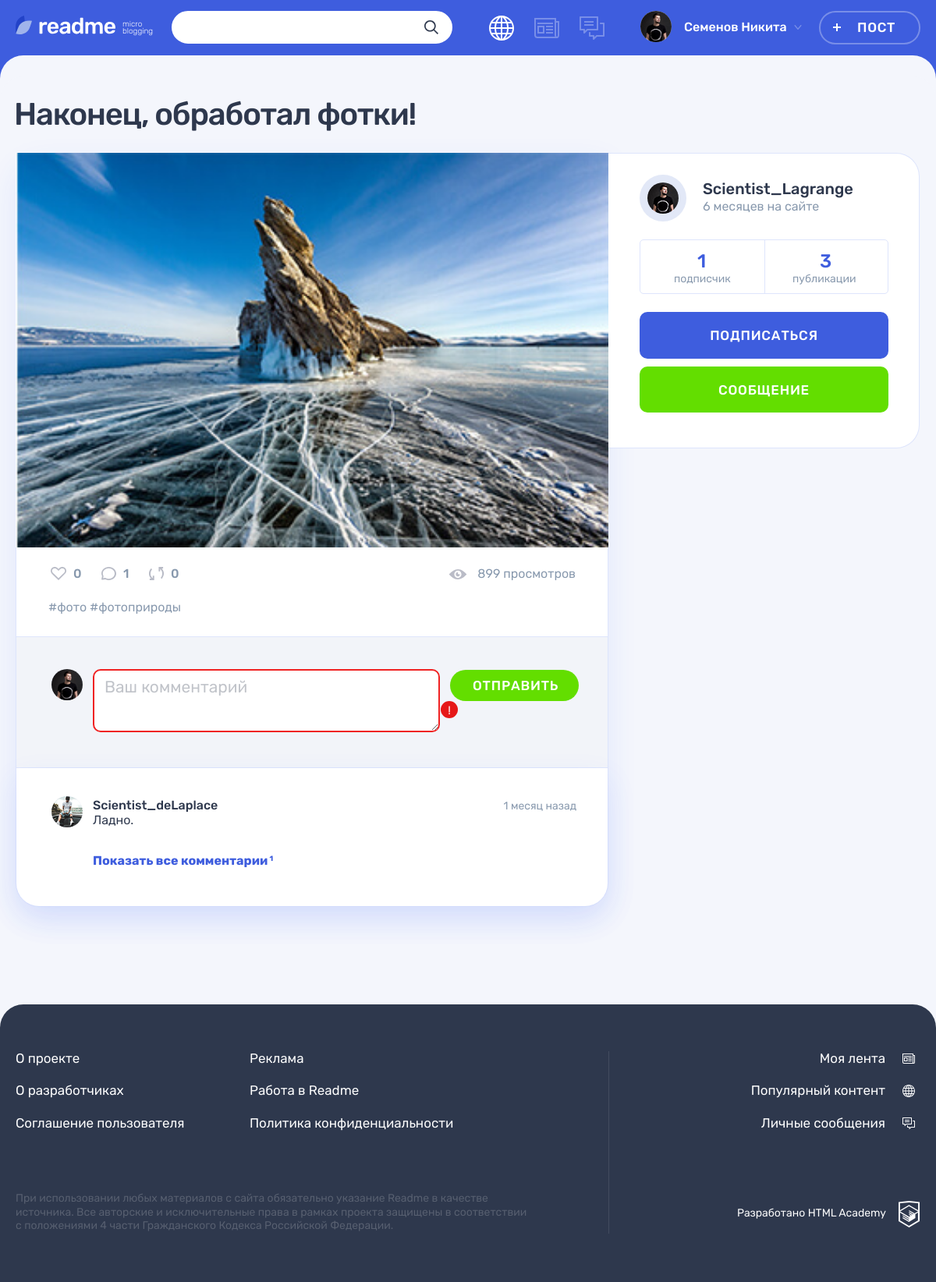
The app's page /post.php?id=4 with its own data.
### tables this page shows
CREATE TABLE posts (
  id INT AUTO_INCREMENT PRIMARY KEY,
  creation_date DATETIME,
  title VARCHAR(64) NOT NULL,
  text TEXT,
  quote_author VARCHAR(64),
  img VARCHAR(255),
  video VARCHAR(255),
  link VARCHAR(255),
  view_count INT,
  user_id INT,
  content_types_id INT
);

CREATE TABLE hashtags (
  id INT AUTO_INCREMENT PRIMARY KEY,
  hashtag_title VARCHAR(128)
);

CREATE TABLE comments (
  id INT AUTO_INCREMENT PRIMARY KEY,
  comment_creation_date DATETIME,
  content TEXT,
  user_id INT,
  post_id INT
);

CREATE TABLE users (
  id INT AUTO_INCREMENT PRIMARY KEY,
  registration_date DATETIME,
  email VARCHAR(320) NOT NULL,
  login VARCHAR(255) NOT NULL,
  password CHAR(64) NOT NULL,
  avatar VARCHAR(255)
);

### helpers.php (called while the page is built, shortened)
<?php
function get_noun_plural_form(int $number, string $one, string $two, string $many): string
{
    $number = (int)$number;
    $mod10 = $number % 10;
    $mod100 = $number % 100;
    switch (true) {
        case ($mod10 > 5):
            return $many;
        case ($mod10 === 1):
            return $one;
        case ($mod10 >= 2 && $mod10 <= 4):
            return $two;
        default:
            return $many;
    }
}
function include_template($name, array $data = [])
{
    $name = 'templates/' . $name;
    extract($data);
    require $name;
    $result = ob_get_clean();
    return $result;
}

### db.php (called while the page is built, shortened)
<?php
$con = mysqli_connect("127.0.0.1", "root", "", "2025455-readme-12");
mysqli_set_charset($con, "utf8");
return $con;

### uploads/utils.php (called while the page is built, shortened)
<?php
function post_date($date_str, $back) {
    $date = date_create($date_str);
    $date_format_str = date_format($date, 'Y-m-d H:i');
    $cur_date = date_create('now');
    $diff = date_diff($date, $cur_date);
    $diff_count_i = date_interval_format($diff, "%i");
    $diff_count_h = date_interval_format($diff, "%h");
    $diff_count_d = date_interval_format($diff, "%d");
    $diff_count_m = date_interval_format($diff, "%m");
    $rel_date = 0;
    if ($diff_count_i > 0 && $diff_count_i  < 60) {
        $rel_date = $diff_count_i . get_noun_plural_form($diff_count_i, ' минута ', ' минуты ', ' минут ') . $back;
    }
    if ($diff_count_h >= 1 && $diff_count_h  < 24) {
        $rel_date = $diff_count_h . get_noun_plural_form($diff_count_h, ' час ', ' часа ', ' часов ') . $back;
    }
    if ($diff_count_d >= 1 && $diff_count_d < 7) {
        $rel_date = $diff_count_d . get_noun_plural_form($diff_count_d, ' день ', ' дня ', ' дней ') . $back;
    }
    if ($diff_count_d >= 7 && $diff_count_d < 30) {
        $rel_date = floor($diff_count_d / 7) . get_noun_plural_form(floor($diff_count_d / 7), ' неделю ', ' недели ', ' недель ') . $back;
    }
    if ($diff_count_m == 1 && $diff_count_d >= 5) {
        $rel_date = $diff_count_m . get_noun_plural_form($diff_count_m, ' месяц ', ' месяца ', ' месяцев ') . $back;
    }
    if ($diff_count_m > 1) {
        $rel_date = $diff_count_m . get_noun_plural_form($diff_count_m, ' месяц ', ' месяца ', ' месяцев ') . $back;
    }
    return [$date_format_str, $rel_date];
}
function get_db($sql_query) {
    $result = mysqli_query(require 'db.php', $sql_query);
    $array = mysqli_fetch_all($result, MYSQLI_ASSOC);
    return($array);
}
function get_post_details_from_db($filter_id) {
    $query = sprintf("SELECT posts.id, content_types.alias, posts.title, text, quote_author, img, video, link, view_count, user_id, content_types_id
FROM posts
INNER JOIN content_types ON posts.content_types_id = content_types.id
WHERE posts.id = %d",  $filter_id);
    $array = get_db($query);
    return($array);
}
function get_likes_quantity($filter_id) {
    $query = sprintf("SELECT l.id, l.user_id, l.post_id
FROM likes l
INNER JOIN posts p ON l.post_id = p.id
WHERE p.id = %d", $filter_id);
    $array = get_db($query);
    $likes_quantity = count($array);
    return($likes_quantity);
}
function get_hashtags_for_post($filter_id) {
    $query = sprintf("SELECT h.hashtag_title
FROM posts p
INNER JOIN posts_hashtags ph ON p.id = ph.post_id
INNER JOIN hashtags h ON ph.hashtag_id = h.id
WHERE p.id = %d", $filter_id);
    $array = get_db($query);
    return($array);
}
function get_comments_for_post_details($filter_id) {
    $query = sprintf("SELECT p.id, u.login, u.avatar, c.comment_creation_date, content, c.user_id, post_id
FROM comments c
INNER JOIN users u ON c.user_id = u.id
INNER JOIN posts p ON c.post_id = p.id
WHERE p.id = %d", $filter_id);
    $array = get_db($query);
    return($array);
}
function get_user_for_post_details($filter_id) {
    $query = sprintf("SELECT p.id, u.id, u.login, u.avatar, u.registration_date
FROM posts p
INNER JOIN users u ON p.user_id = u.id
WHERE p.id = %d", $filter_id);
    $array = get_db($query);
    return($array);
}
function get_subscribers_number($filter_id) {
    $query = sprintf("SELECT s.id, s.author_user_id, s.subscribed_user_id
FROM subscriptions s
INNER JOIN users u ON s.subscribed_user_id = u.id
WHERE u.id = %d", $filter_id);
    $array = get_db($query);
    $subscribers_number = count($array);
    return($subscribers_number);
}
function get_publications_number($filter_id) {
    $query = sprintf("SELECT p.id, p.user_id, u.id
FROM posts p
INNER JOIN users u ON p.user_id = u.id
WHERE u.id = %d", $filter_id);
    $array = get_db($query);
    $posts_number = count($array);
    return($posts_number);
}

### templates/post_page.php (the view, shortened to what this page needs)
<main class="page__main page__main--publication">
    <div class="container">
        <h1 class="page__title page__title--publication"><?=$post['title']?></h1>
        <section class="post-details">
            <div class="post-details__wrapper post-<?=$post['alias']?>">
                <div class="post-details__main-block post post--details">
                <?=$content?>
                    <div class="post__indicators">
                        <div class="post__buttons">
                            <a class="post__indicator post__indicator--likes button" href="#" title="Лайк">
                                <svg class="post__indicator-icon" width="20" height="17">
                                    <use xlink:href="#icon-heart"></use>
                                </svg>
                                <span><?=$likes_quantity?></span>
                            </a>
                            <a class="post__indicator post__indicator--comments button" href="#" title="Комментарии">
                                <svg class="post__indicator-icon" width="19" height="17">
                                    <use xlink:href="#icon-comment"></use>
                                </svg>
                                <span><?=count($comments, COUNT_NORMAL)?></span>
                            </a>
                            <a class="post__indicator post__indicator--repost button" href="#" title="Репост">
                                <svg class="post__indicator-icon" width="19" height="17">
                                    <use xlink:href="#icon-repost"></use>
                                </svg>
                                <span>0</span>
                            </a>
                        </div>
                        <span class="post__view"><?=$post['view_count']?> просмотров</span>
                    </div>
                    <ul class="post__tags">
                        <?php foreach ($hashtags as $hashtag): ?>
                        <li><a href="#">#<?=$hashtag['hashtag_title']?></a></li>
                        <?php endforeach; ?>
                    </ul>
                    <div class="comments">
                        <form class="comments__form form" action="#" method="post">
                            <div class="comments__my-avatar">
                                <img class="comments__picture" src="../img/userpic-medium.jpg" alt="Аватар пользователя">
                            </div>
                            <div class="form__input-section form__input-section--error">
                                <textarea class="comments__textarea form__textarea form__input" placeholder="Ваш комментарий"></textarea>
                                <button class="form__error-button button" type="button">!</button>
                            </div>
                            <button class="comments__submit button button--green" type="submit">Отправить</button>
                        </form>
                        <div class="comments__list-wrapper">
                            <ul class="comments__list">
                                <?php foreach ($comments as $comment): ?>
                                <li class="comments__item user">
                                    <div class="comments__avatar">
                                        <a class="user__avatar-link" href="#">
                                            <img class="comments__picture" src="../img/<?=$comment['avatar']?>" alt="Аватар пользователя">
                                        </a>
                                    </div>
                                    <div class="comments__info">
                                        <div class="comments__name-wrapper">
                                            <a class="comments__user-name" href="#">
                                                <span><?=$comment['login']?></span>
                                            </a>
                                            <?php $date = $comment['comment_creation_date'];
                                            [$formatted_date, $relative_date] = post_date($date, 'назад'); ?>
                                            <time class="comments__time" datetime="<?=$date?>" title="<?=$formatted_date?>"><?=$relative_date?></time>
                                        </div>
                                        <p class="comments__text">
                                            <?=$comment['content']?>
                                        </p>
                                    </div>
                                </li>
                                <?php endforeach; ?>
                            </ul>
                            <a class="comments__more-link" href="#">
                                <span>Показать все комментарии</span>
                                <sup class="comments__amount"><?=count($comments, COUNT_NORMAL)?></sup>
                            </a>
                        </div>
                    </div>
                </div>
                <div class="post-details__user user">
                    <div class="post-details__user-info user__info">
                        <div class="post-details__avatar user__avatar">
                            <a class="post-details__avatar-link user__avatar-link" href="#">
                                <img class="post-details__picture user__picture" src="../img/<?=$user['avatar']?>" alt="Аватар пользователя">
                            </a>
                        </div>
                        <div class="post-details__name-wrapper user__name-wrapper">
                            <a class="post-details__name user__name" href="#">
                                <span><?=$user['login']?></span>
                            </a>
                            <?php $registration_date = $user['registration_date'];
                            [$format_date, $rel_date] = post_date($registration_date, 'на сайте'); ?>
                            <time class="post-details__time user__time" datetime="<?=$format_date?>" title="<?=$registration_date?>"><?=$rel_date?></time>
                        </div>
                    </div>
                    <div class="post-details__rating user__rating">
                        <p class="post-details__rating-item user__rating-item user__rating-item--subscribers">
                            <span class="post-details__rating-amount user__rating-amount"><?=$subscribers_number?></span>
                            <span class="post-details__rating-text user__rating-text"><?=get_noun_plural_form($subscribers_number,'подписчик', 'подписчика', 'подписчиков')?></span>
                        </p>
                        <p class="post-details__rating-item user__rating-item user__rating-item--publications">
                            <span class="post-details__rating-amount user__rating-amount"><?=$publications_number?></span>
                            <span class="post-details__rating-text user__rating-text"><?=get_noun_plural_form($publications_number,'публикация', 'публикации', 'публикаций')?></span>
                        </p>
                    </div>
                    <div class="post-details__user-buttons user__buttons">
                        <button class="user__button user__button--subscription button button--main" type="button">Подписаться</button>
                        <a class="user__button user__button--writing button button--green" href="#">Сообщение</a>
                    </div>
                </div>
            </div>
        </section>
    </div>
</main>

### templates/post-photo.php (shortened to what this page needs)
<div class="post-details__image-wrapper post-photo__image-wrapper">
    <img src="../img/<?=$post['img'];?>" alt="Фото от пользователя" width="760" height="507">
</div>

### records on screen
posts: title "Наконец, обработал фотки!", img (picture), view_count "899", user.avatar (picture), user.login "Scientist_Lagrange"
hashtags: hashtag_title "фото"
hashtags: hashtag_title "фотоприроды"
comments: user.avatar (picture), user.login "Scientist_deLaplace", relative_date "1 месяц назад", content "Ладно."

### other values on screen
$user_name "Семенов Никита"
$likes_quantity "0"
count($comments, COUNT_NORMAL) "1"
$rel_date "6 месяцев на сайте"
$subscribers_number "1"
$publications_number "3"
